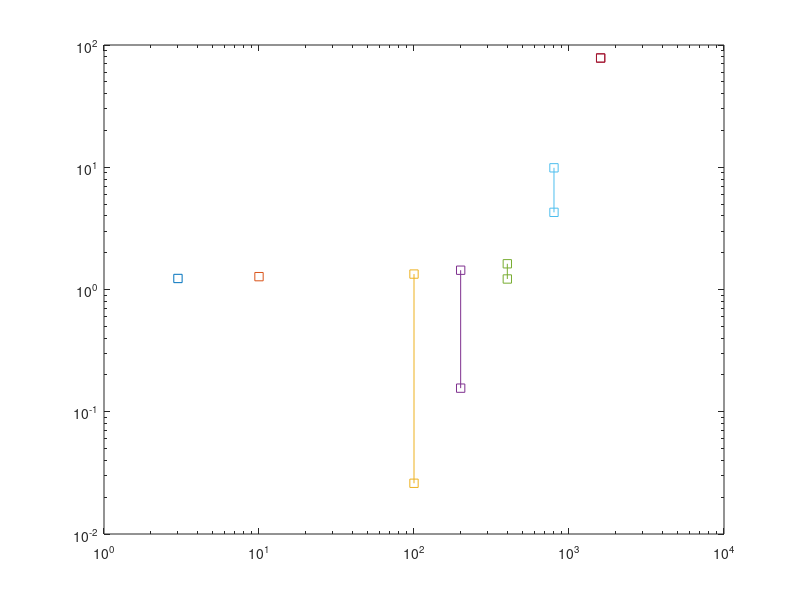

Here is the MATLAB script that generated this plot: (Note: this script raises an error after producing the figure.)
time1=[0 0 0.026 0.156 1.219 9.895 78.276];
mat_size=[3 10 100 200 400 800 1600];
figure

xlabel('MATsize');
ylabel('Time(s)');
n_3=[nthroot(78.276,21),nthroot(78.276,18),nthroot(78.276,15),nthroot(78.276,12),nthroot(78.276,9),nthroot(78.276,3),78.276];

loglog([mat_size;mat_size], [time1;n_3], '-s')
lagend('LU Decomposition','n^3');
grid on
